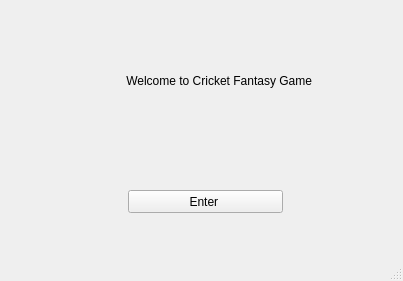
<?xml version="1.0" encoding="UTF-8"?>
<ui version="4.0">
 <class>MainWindow</class>
 <widget class="QMainWindow" name="MainWindow">
  <property name="geometry">
   <rect>
    <x>0</x>
    <y>0</y>
    <width>403</width>
    <height>281</height>
   </rect>
  </property>
  <property name="windowTitle">
   <string>MainWindow</string>
  </property>
  <widget class="QWidget" name="centralwidget">
   <widget class="QSplitter" name="splitter">
    <property name="geometry">
     <rect>
      <x>128</x>
      <y>190</y>
      <width>155</width>
      <height>23</height>
     </rect>
    </property>
    <property name="orientation">
     <enum>Qt::Horizontal</enum>
    </property>
    <widget class="QPushButton" name="pushButton">
     <property name="text">
      <string>Enter </string>
     </property>
    </widget>
   </widget>
   <widget class="QWidget" name="layoutWidget">
    <property name="geometry">
     <rect>
      <x>50</x>
      <y>70</y>
      <width>326</width>
      <height>22</height>
     </rect>
    </property>
    <layout class="QHBoxLayout" name="horizontalLayout">
     <item>
      <spacer name="horizontalSpacer">
       <property name="orientation">
        <enum>Qt::Horizontal</enum>
       </property>
       <property name="sizeHint" stdset="0">
        <size>
         <width>68</width>
         <height>20</height>
        </size>
       </property>
      </spacer>
     </item>
     <item>
      <widget class="QLabel" name="label">
       <property name="text">
        <string>    Welcome to Cricket Fantasy Game</string>
       </property>
      </widget>
     </item>
     <item>
      <spacer name="horizontalSpacer_2">
       <property name="orientation">
        <enum>Qt::Horizontal</enum>
       </property>
       <property name="sizeHint" stdset="0">
        <size>
         <width>68</width>
         <height>20</height>
        </size>
       </property>
      </spacer>
     </item>
    </layout>
   </widget>
  </widget>
  <widget class="QMenuBar" name="menubar">
   <property name="geometry">
    <rect>
     <x>0</x>
     <y>0</y>
     <width>403</width>
     <height>21</height>
    </rect>
   </property>
  </widget>
  <widget class="QStatusBar" name="statusbar"/>
 </widget>
 <resources/>
 <connections/>
</ui>
